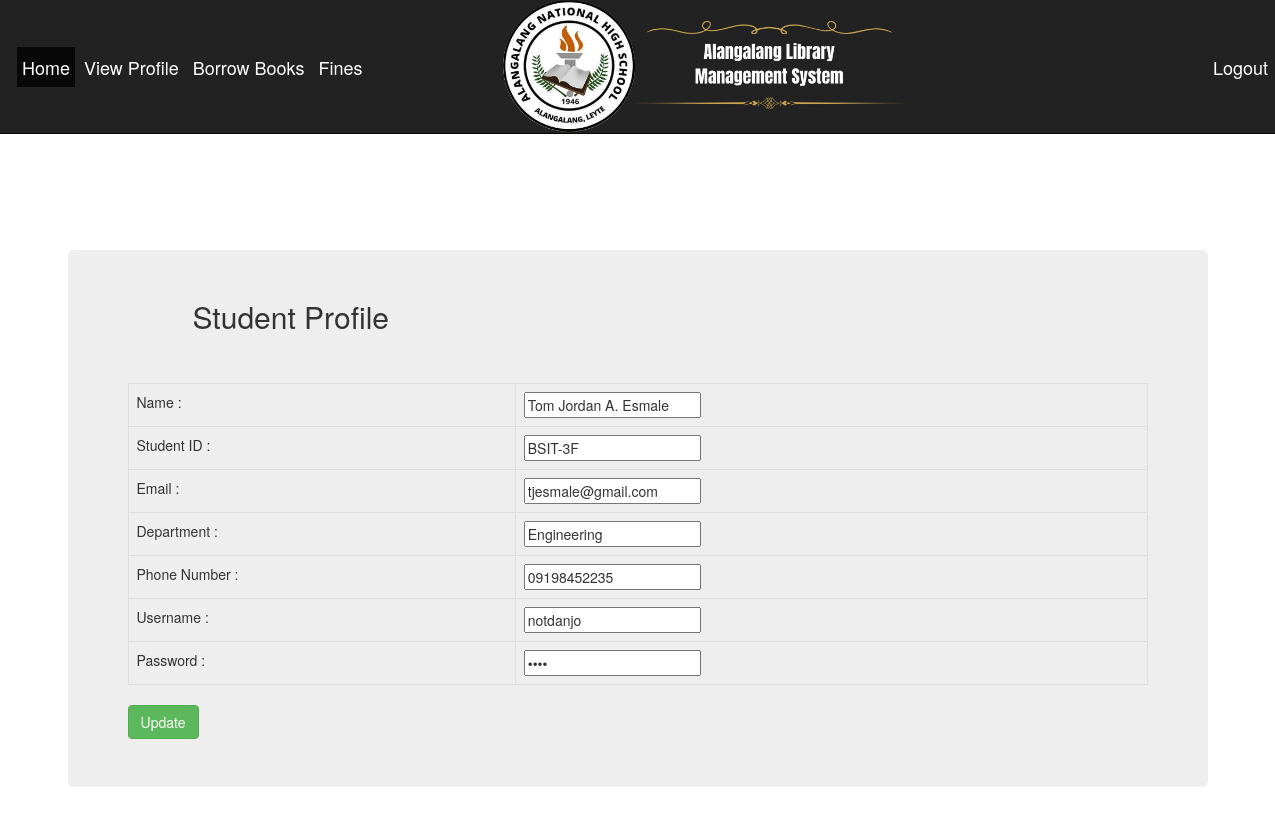
Page /profile.php (signed in) on the earlier database version.
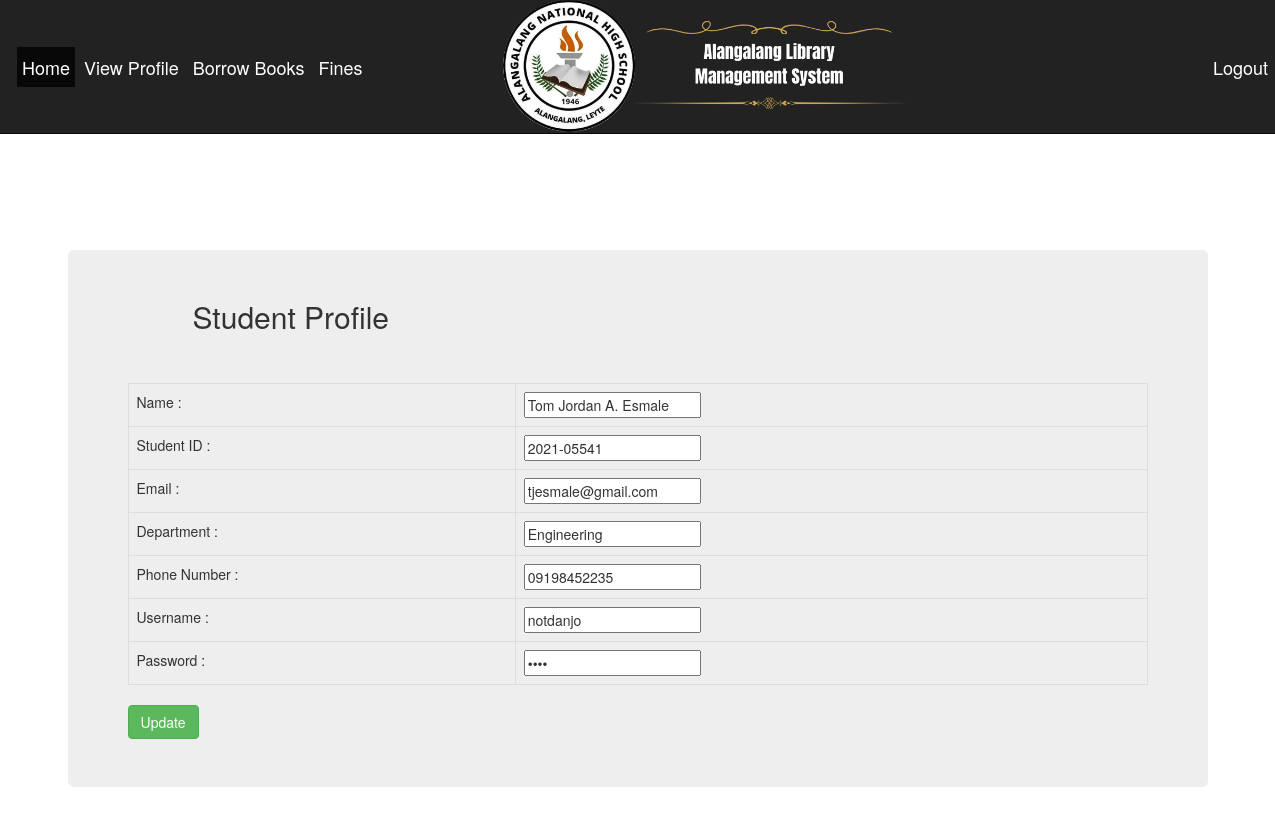
Same page on the later database version.
### tables this page shows
CREATE TABLE `students` (
  `studentId` int(11) NOT NULL,
  `matric_no` varchar(30) NOT NULL,
  `password` varchar(150) NOT NULL,
  `username` varchar(150) NOT NULL,
  `email` varchar(60) NOT NULL,
  `dept` varchar(60) NOT NULL,
  `numOfBooks` int(11) NOT NULL,
  `moneyOwed` varchar(20) NOT NULL,
  `photo` text NOT NULL,
  `phoneNumber` varchar(11) NOT NULL,
  `name` varchar(60) NOT NULL
);

### profile.php (the view, shortened to what this page needs)
<?php
require 'includes/db-inc.php';
$student_name = $_SESSION['student-username'];
$sql = "SELECT * FROM students WHERE username = '$student_name'";
$query = mysqli_query($conn, $sql);
$row = null;
if ($result = mysqli_fetch_assoc($query)) {
    $row = $result;
}
?>
<!DOCTYPE html>
<html>
<head>
    <link rel="stylesheet" type="text/css" href="css/bootstrap.css">
    <link rel="stylesheet" type="text/css" href="font-awesome-4.7.0/css/font-awesome.css">
    <link rel="stylesheet" type="text/css" href="css/style.css">
</head>
<body>
    <div class="container">
        <?php include "includes/nav2.php"; ?>
    </div>
    <div class="container" style="margin-top: 100px">
        <div class="row col-lg-12 col-lg-offset-1" style="margin-top: 30px;margin-bottom: 40px">
            <div class="col-lg-6 col-md-6">
                <h2>Student Profile</h2>
            </div>
        </div>
        <div class="jumbotron">
            <form method="post" action="profile.php">
                <table class="table table-bordered">
                    <tbody>
                        <tr>
                            <td>Name : </td>
                            <td><input type="text" name="new_name" value="<?php echo $row['name']; ?>"></td>
                        </tr>
                        <tr>
                            <td>Student ID : </td>
                            <td><input type="text" name="new_student_id" value="<?php echo $row['matric_no']; ?>"></td>
                        </tr>
                        <tr>
                            <td>Email : </td>
                            <td><input type="text" name="new_email" value="<?php echo $row['email']; ?>"></td>
                        </tr>
                        <tr>
                            <td>Department : </td>
                            <td><input type="text" name="new_dept" value="<?php echo $row['dept']; ?>"></td>
                        </tr>
                        <tr>
                            <td>Phone Number : </td>
                            <td><input type="text" name="new_phone_number" value="<?php echo $row['phoneNumber']; ?>"></td>
                        </tr>
                        <tr>
                            <td>Username : </td>
                            <td><input type="text" name="new_username" value="<?php echo $row['username']; ?>"></td>
                        </tr>
                        <tr>
                            <td>Password : </td>
                            <td><input type="password" name="new_password" value="<?php echo $row['password']; ?>"></td>
                        </tr>
                    </tbody>
                </table>
                <button type="submit" name="update" class="btn btn-success">Update</button>
            </form>
        </div>
    </div>
</body>
</html>

Differences in the rows shown:
changed students "Tom Jordan A. Esmale": new_student_id "BSIT-3F" → "2021-05541"
